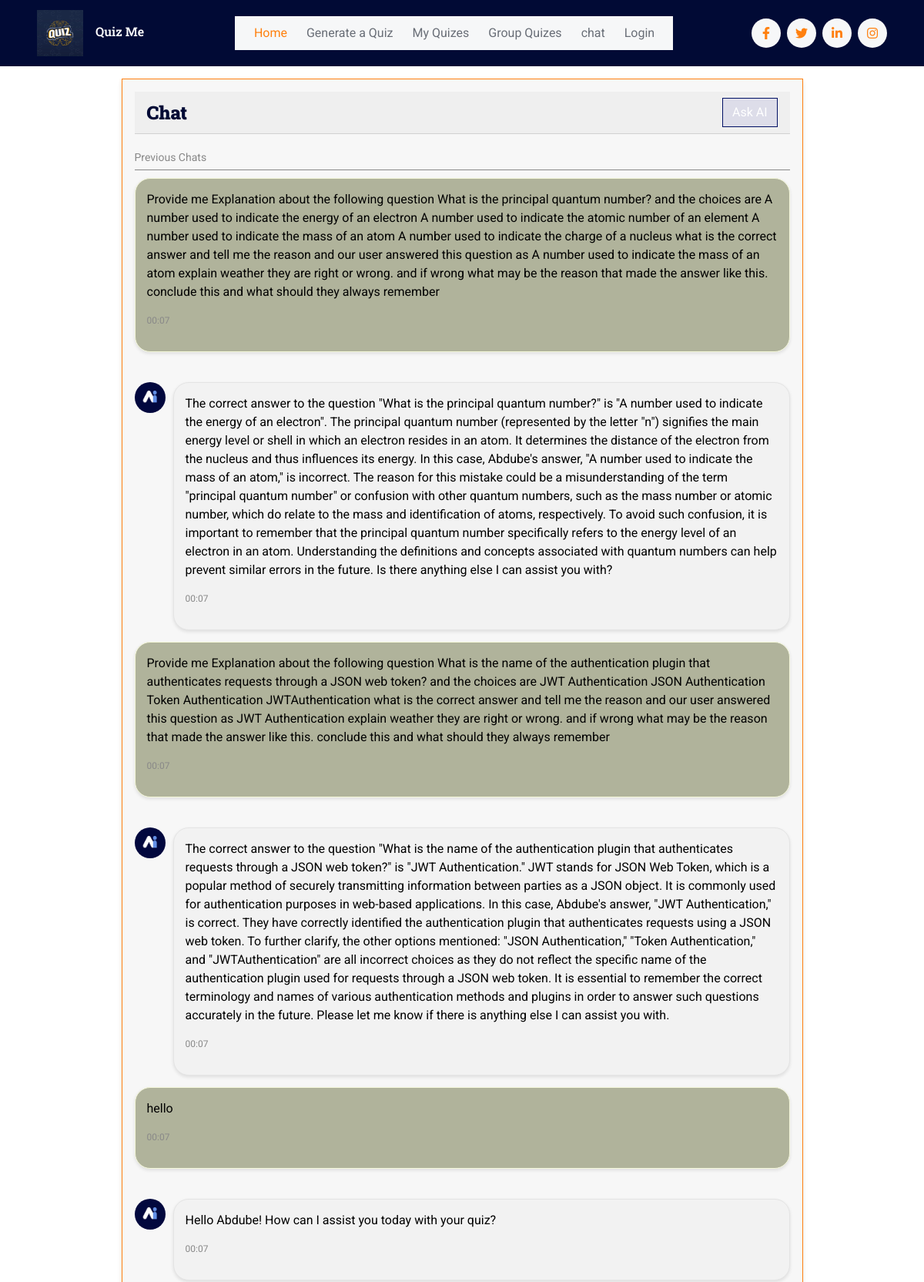
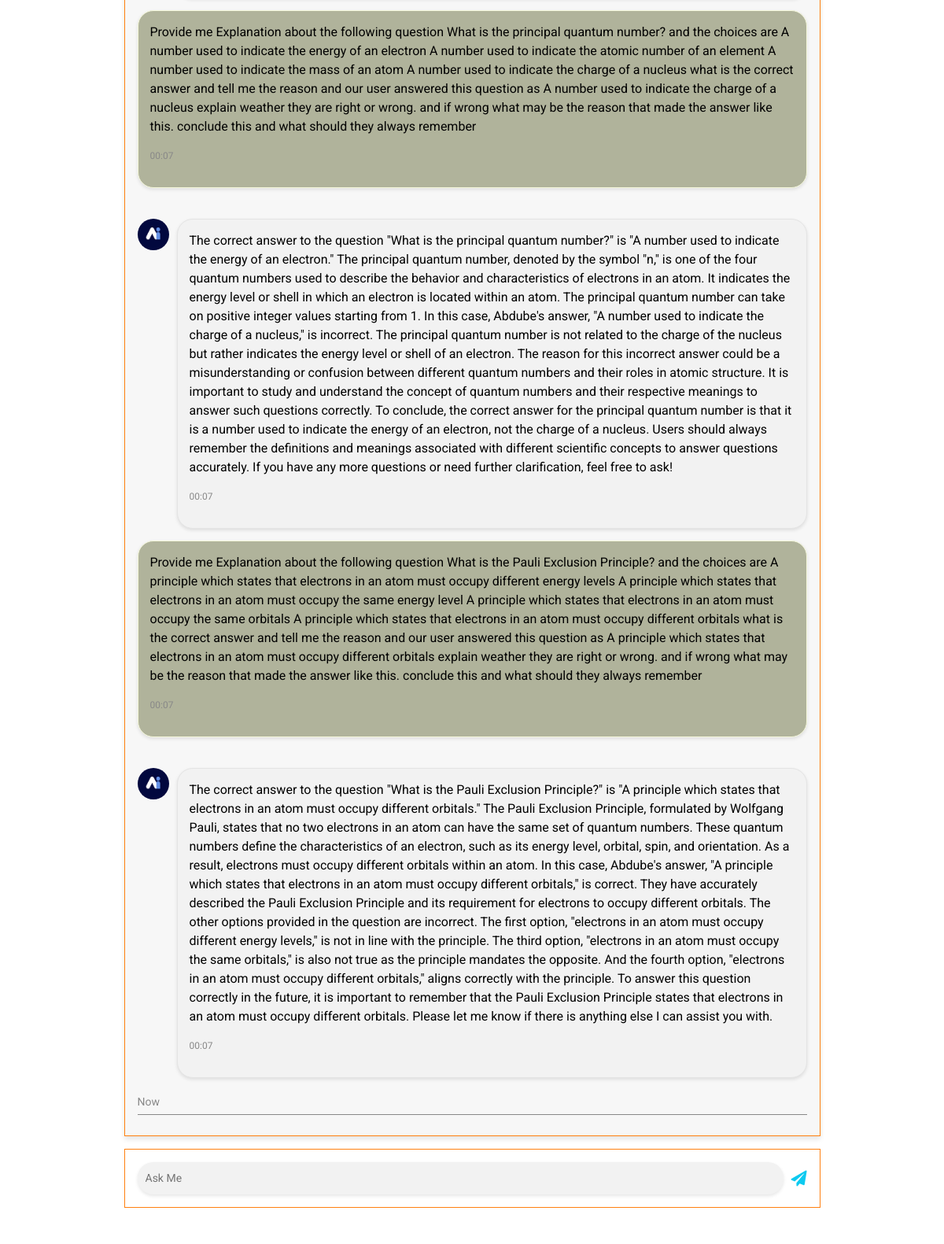
Page /chat/ (signed in, upper part) on the committed database (2 pictures, top to bottom).
### quiz_app/models.py (models this page shows, shortened)
class Message(models.Model):
    user = models.ForeignKey(CustomUser, on_delete=models.CASCADE)
    text = models.TextField()
    sent_date = models.DateTimeField(auto_now_add=True)
    is_received = models.BooleanField(default=True)

### quiz_app/views.py (the view, shortened to what this page needs)
# urls.py: path('chat/', views.chat, name="chat"),
@login_required(login_url='login')
def chat(request):
    query = request.GET.get("query")
    user = request.user
    chats = Message.objects.all().filter(user=user).order_by('-sent_date')[:10][::-1]
    response = ""
    return render(request, 'chat2.html', {'prev_chats': chats, 'response': response})

### templates/chat2.html (shortened to what this page needs)
{% extends "index2.html" %}
{% load static %}
{% block content %}
  <link rel="stylesheet" href="{% static 'css/chat.css' %}" />
  <div class="containerr">
    <div id="card" class="ccard border border-primary rounded p-3 mt-3 col-md-9 col-sm-12">
      <div class="card-header">
        <h4 class="card-title"><strong>Chat</strong></h4>
        <a class="btn btn-xs btn-secondary" href="#" data-abc="true">Ask AI</a>
      </div>
      <div class="media media-meta-day">Previous Chats</div>
      {% if prev_chats %}
        {% for chat in prev_chats %}
          {% if chat.is_received %}
            <div class="media media-chat">
              <img class="avatar" src="{% static 'images/AIlogo.png' %}" alt="...">
              <div class="media-body">
                <p>{{ chat.text }}</p>
                <p class="meta"><time datetime="2023">00:07</time></p>
              </div>
            </div>
          {% else %}
            <div class="media media-chat media-chat-reverse">
              <div class="media-body">
                <p>{{ chat.text }}</p>
                <p class="meta"><time datetime="2023">00:07</time></p>
              </div>
            </div>
            <br />
          {% endif %}
        {% endfor %}
      {% endif %}
      <div class="media media-meta-day">Now</div>
    </div>
    <div class="publisher bt-1 border border-primary rounded p-3 mt-3 col-md-9 col-sm-12">
      <input id="prompt" class="publisher-input" type="text" placeholder="Ask Me">
      <a id="submit" class="publisher-btn text-info" href="#" data-abc="true"><i class="fa fa-paper-plane"></i></a>
    </div>
  </div>
{% endblock content %}

### static/css/style.css (style rules this page uses)
:root { --primary: #FF800F; --secondary: #001064; --light: #F6F7F8; --dark: #010A35; }
body { overflow-x: hidden; }
.btn { transition: .5s; }
.btn.btn-primary, .btn.btn-outline-primary:hover, .btn.btn-secondary, .btn.btn-outline-secondary:hover { color: #FFFFFF; }

### static/css/chat.css (style rules this page uses)
.containerr { display: flex; flex-direction: column; align-items: center; width: 100%; height: 100%; padding: 0 10px; }
.ccard { background-color: #f7f7f7; box-shadow: 0 4px 6px rgba(0, 0, 0, 0.1); border-radius: 10px; margin-top: 10px; padding: 15px; }
.card-header { display: flex; align-items: center; justify-content: space-between; margin-bottom: 15px; }
.card-title { margin-bottom: 0; }
.media-meta-day { font-size: 14px; color: #888888; padding: 5px 0; border-bottom: 1px solid #888888; margin-bottom: 10px; }
.media-chat { display: flex; align-items: flex-start; margin-bottom: 15px; }
.media-chat-reverse { flex-direction: row-reverse; }
.avatar { width: 40px; height: 40px; border-radius: 50%; margin-right: 10px; }
.media-body { flex: 1; padding: 5px; }
.media-chat .media-body { color: black; align-self: flex-start; background-color: #f2f2f2; border: 1px solid #e4e4e4; border-radius: 20px; padding: 15px; box-shadow: 0 2px 4px rgba(0, 0, 0, 0.1); }
.media-chat-reverse .media-body { align-self: flex-end; color: black; background-color: #b0b39b; border: 1px solid #f5f8db; border-radius: 20px; padding: 15px; box-shadow: 0 2px 4px rgba(0, 0, 0, 0.1); }
.meta { font-size: 12px; color: #888888; margin-top: 5px; }
.publisher { display: flex; align-items: center; justify-content: space-between; border-top: 1px solid #888888; padding-top: 10px; margin-top: 15px; }
.publisher-input { flex: 1; border: none; outline: none; font-size: 14px; padding: 10px; border-radius: 20px; background-color: #f2f2f2; box-shadow: 0 2px 4px rgba(0, 0, 0, 0.1); }
.publisher-btn { color: var(--primary); font-size: 20px; cursor: pointer; margin-left: 10px; }

### rows in the picture
Message: text "Provide me Explanation about the following question What is the principal quantum number? and the choices are A number used to indicate the energy of an electron A number used to indicate the atomic number of an element A number used to indicate the mass of an atom A number used to indicate the charge of a nucleus what is the correct answer and tell me the reason and our user answered this question as A number used to indicate the mass of an atom explain weather they are right or wrong. and if wrong what may be the reason that made the answer like this. conclude this and what should they always remember"
Message: is_received True (drawn), text "The correct answer to the question \"What is the principal quantum number?\" is \"A number used to indicate the energy of an electron\". The principal quantum number (represented by the letter \"n\") signifies the main energy level or shell in which an electron resides in an atom. It determines the distance of the electron from the nucleus and thus influences its energy. In this case, Abdube's answer, \"A number used to indicate the mass of an atom,\" is incorrect. The reason for this mistake could be a misunderstanding of the term \"principal quantum number\" or confusion with other quantum numbers, such as the mass number or atomic number, which do relate to the mass and identification of atoms,…"
Message: text "Provide me Explanation about the following question What is the name of the authentication plugin that authenticates requests through a JSON web token? and the choices are JWT Authentication JSON Authentication Token Authentication JWTAuthentication what is the correct answer and tell me the reason and our user answered this question as JWT Authentication explain weather they are right or wrong. and if wrong what may be the reason that made the answer like this. conclude this and what should they always remember"
Message: is_received True (drawn), text "The correct answer to the question \"What is the name of the authentication plugin that authenticates requests through a JSON web token?\" is \"JWT Authentication.\" JWT stands for JSON Web Token, which is a popular method of securely transmitting information between parties as a JSON object. It is commonly used for authentication purposes in web-based applications. In this case, Abdube's answer, \"JWT Authentication,\" is correct. They have correctly identified the authentication plugin that authenticates requests using a JSON web token. To further clarify, the other options mentioned: \"JSON Authentication,\" \"Token Authentication,\" and \"JWTAuthentication\" are all incorrect choices as they do not…"
Message: text "hello"
Message: is_received True (drawn), text "Hello Abdube! How can I assist you today with your quiz?"
Message: text "Provide me Explanation about the following question What is the principal quantum number? and the choices are A number used to indicate the energy of an electron A number used to indicate the atomic number of an element A number used to indicate the mass of an atom A number used to indicate the charge of a nucleus what is the correct answer and tell me the reason and our user answered this question as A number used to indicate the charge of a nucleus explain weather they are right or wrong. and if wrong what may be the reason that made the answer like this. conclude this and what should they always remember"
Message: is_received True (drawn), text "The correct answer to the question \"What is the principal quantum number?\" is \"A number used to indicate the energy of an electron.\" The principal quantum number, denoted by the symbol \"n,\" is one of the four quantum numbers used to describe the behavior and characteristics of electrons in an atom. It indicates the energy level or shell in which an electron is located within an atom. The principal quantum number can take on positive integer values starting from 1. In this case, Abdube's answer, \"A number used to indicate the charge of a nucleus,\" is incorrect. The principal quantum number is not related to the charge of the nucleus but rather indicates the energy level or shell of an…"
Message: text "Provide me Explanation about the following question What is the Pauli Exclusion Principle? and the choices are A principle which states that electrons in an atom must occupy different energy levels A principle which states that electrons in an atom must occupy the same energy level A principle which states that electrons in an atom must occupy the same orbitals A principle which states that electrons in an atom must occupy different orbitals what is the correct answer and tell me the reason and our user answered this question as A principle which states that electrons in an atom must occupy different orbitals explain weather they are right or wrong. and if wrong what may be the reason that…"
Message: is_received True (drawn), text "The correct answer to the question \"What is the Pauli Exclusion Principle?\" is \"A principle which states that electrons in an atom must occupy different orbitals.\" The Pauli Exclusion Principle, formulated by Wolfgang Pauli, states that no two electrons in an atom can have the same set of quantum numbers. These quantum numbers define the characteristics of an electron, such as its energy level, orbital, spin, and orientation. As a result, electrons must occupy different orbitals within an atom. In this case, Abdube's answer, \"A principle which states that electrons in an atom must occupy different orbitals,\" is correct. They have accurately described the Pauli Exclusion Principle and its…"
